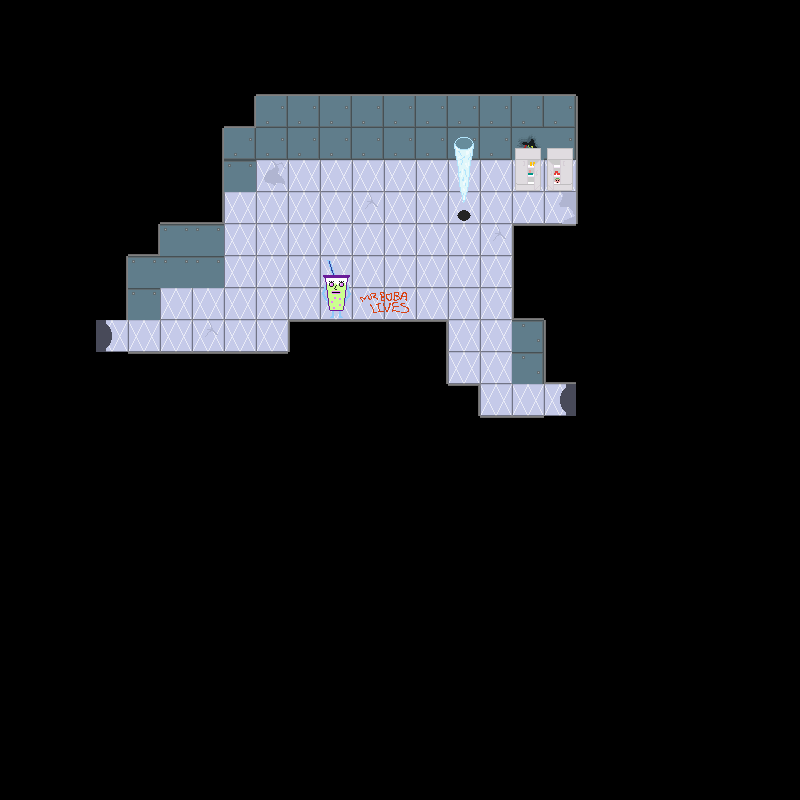

Rendered tile map (Tiled .tmx) drawn with the repository's tilesets; below, a short description and the full map source, tile grids included:
An orthogonal 25x25 tile map with 32x32 px tiles, 5 tile layers (backgroundLayer, wallLayer, objectLayer, objectAboveLayer, ...), 2 tilesets and 2 objects.

<map version="1.2" tiledversion="1.2.3" orientation="orthogonal" renderorder="right-down" width="25" height="25" tilewidth="32" tileheight="32" infinite="0" nextlayerid="7" nextobjectid="3">
 <tileset firstgid="1" name="f2tiles" tilewidth="32" tileheight="32" tilecount="56" columns="8">
  <image source="../../assets/Floor 2/f2spritesheet.png" width="256" height="224" />
 </tileset>
 <tileset firstgid="57" name="f2objs" tilewidth="32" tileheight="32" tilecount="16" columns="4">
  <image source="../../assets/Floor 2/objspritesheet.png" width="128" height="128" />
 </tileset>
 <layer id="1" name="backgroundLayer" width="25" height="25">
  <data encoding="csv">
1,1,1,1,1,1,1,1,1,1,1,1,1,1,1,1,1,1,1,1,1,1,1,1,1,
1,1,1,1,1,1,1,1,1,1,1,1,1,1,1,1,1,1,1,1,1,1,1,1,1,
1,1,1,1,1,1,1,1,1,1,1,1,1,1,1,1,1,1,1,1,1,1,1,1,1,
1,1,1,1,1,1,1,1,1,1,1,1,1,1,1,1,1,1,1,1,1,1,1,1,1,
1,1,1,1,1,1,1,1,1,1,1,1,1,1,1,1,1,1,1,1,1,1,1,1,1,
1,1,1,1,1,1,1,1,37,8,8,8,8,8,8,8,8,8,1,1,1,1,1,1,1,
1,1,1,1,1,1,1,8,8,8,8,51,8,8,8,8,8,35,1,1,1,1,1,1,1,
1,1,1,1,1,1,1,8,8,8,8,8,8,8,8,51,1,1,1,1,1,1,1,1,1,
1,1,1,1,1,1,1,8,8,8,8,8,8,8,8,8,1,1,1,1,1,1,1,1,1,
1,1,1,1,1,8,8,8,8,8,8,54,55,8,8,8,1,1,1,1,1,1,1,1,1,
1,1,1,14,8,8,51,8,8,1,1,1,1,1,8,8,1,1,1,1,1,1,1,1,1,
1,1,1,1,1,1,1,1,1,1,1,1,1,1,8,8,1,1,1,1,1,1,1,1,1,
1,1,1,1,1,1,1,1,1,1,1,1,1,1,1,8,8,15,1,1,1,1,1,1,1,
1,1,1,1,1,1,1,1,1,1,1,1,1,1,1,1,1,1,1,1,1,1,1,1,1,
1,1,1,1,1,1,1,1,1,1,1,1,1,1,1,1,1,1,1,1,1,1,1,1,1,
1,1,1,1,1,1,1,1,1,1,1,1,1,1,1,1,1,1,1,1,1,1,1,1,1,
1,1,1,1,1,1,1,1,1,1,1,1,1,1,1,1,1,1,1,1,1,1,1,1,1,
1,1,1,1,1,1,1,1,1,1,1,1,1,1,1,1,1,1,1,1,1,1,1,1,1,
1,1,1,1,1,1,1,1,1,1,1,1,1,1,1,1,1,1,1,1,1,1,1,1,1,
1,1,1,1,1,1,1,1,1,1,1,1,1,1,1,1,1,1,1,1,1,1,1,1,1,
1,1,1,1,1,1,1,1,1,1,1,1,1,1,1,1,1,1,1,1,1,1,1,1,1,
1,1,1,1,1,1,1,1,1,1,1,1,1,1,1,1,1,1,1,1,1,1,1,1,1,
1,1,1,1,1,1,1,1,1,1,1,1,1,1,1,1,1,1,1,1,1,1,1,1,1,
1,1,1,1,1,1,1,1,1,1,1,1,1,1,1,1,1,1,1,1,1,1,1,1,1,
1,1,1,1,1,1,1,1,1,1,1,1,1,1,1,1,1,1,1,1,1,1,1,1,1
</data>
 </layer>
 <layer id="2" name="wallLayer" width="25" height="25">
  <data encoding="csv">
0,0,0,0,0,0,0,0,0,0,0,0,0,0,0,0,0,0,0,0,0,0,0,0,0,
0,0,0,0,0,0,0,0,0,0,0,0,0,0,0,0,0,0,0,0,0,0,0,0,0,
0,0,0,0,0,0,0,0,7,7,7,7,7,7,7,7,7,7,0,0,0,0,0,0,0,
0,0,0,0,0,0,0,4,31,31,31,31,31,31,31,31,31,31,6,0,0,0,0,0,0,
0,0,0,0,0,0,5,31,31,31,31,31,31,31,31,31,20,31,6,0,0,0,0,0,0,
0,0,0,0,0,0,5,27,0,0,0,0,0,0,0,0,0,0,6,0,0,0,0,0,0,
0,0,0,0,0,7,4,0,0,0,0,0,0,0,0,0,0,0,6,0,0,0,0,0,0,
0,0,0,0,4,27,27,0,0,0,0,0,0,0,0,0,9,2,1,0,0,0,0,0,0,
0,0,0,5,27,27,27,0,0,0,0,0,0,0,0,0,6,0,0,0,0,0,0,0,0,
0,0,1,5,27,0,0,0,0,0,0,0,0,0,0,0,3,0,0,0,0,0,0,0,0,
0,0,1,0,0,0,0,0,0,9,2,2,2,10,0,0,29,6,0,0,0,0,0,0,0,
0,0,1,1,2,2,2,2,2,1,0,0,0,5,0,0,29,3,1,0,0,0,0,0,0,
0,0,0,0,0,0,0,0,0,0,0,0,0,1,10,0,0,0,1,0,0,0,0,0,0,
0,0,0,0,0,0,0,0,0,0,0,0,0,0,1,2,2,1,1,0,0,0,0,0,0,
0,0,0,0,0,0,0,0,0,0,0,0,0,0,0,0,0,0,0,0,0,0,0,0,0,
0,0,0,0,0,0,0,0,0,0,0,0,0,0,0,0,0,0,0,0,0,0,0,0,0,
0,0,0,0,0,0,0,0,0,0,0,0,0,0,0,0,0,0,0,0,0,0,0,0,0,
0,0,0,0,0,0,0,0,0,0,0,0,0,0,0,0,0,0,0,0,0,0,0,0,0,
0,0,0,0,0,0,0,0,0,0,0,0,0,0,0,0,0,0,0,0,0,0,0,0,0,
0,0,0,0,0,0,0,0,0,0,0,0,0,0,0,0,0,0,0,0,0,0,0,0,0,
0,0,0,0,0,0,0,0,0,0,0,0,0,0,0,0,0,0,0,0,0,0,0,0,0,
0,0,0,0,0,0,0,0,0,0,0,0,0,0,0,0,0,0,0,0,0,0,0,0,0,
0,0,0,0,0,0,0,0,0,0,0,0,0,0,0,0,0,0,0,0,0,0,0,0,0,
0,0,0,0,0,0,0,0,0,0,0,0,0,0,0,0,0,0,0,0,0,0,0,0,0,
0,0,0,0,0,0,0,0,0,0,0,0,0,0,0,0,0,0,0,0,0,0,0,0,0
</data>
 </layer>
 <layer id="3" name="objectLayer" width="25" height="25">
  <data encoding="csv">
0,0,0,0,0,0,0,0,0,0,0,0,0,0,0,0,0,0,0,0,0,0,0,0,0,
0,0,0,0,0,0,0,0,0,0,0,0,0,0,0,0,0,0,0,0,0,0,0,0,0,
0,0,0,0,0,0,0,0,0,0,0,0,0,0,0,0,0,0,0,0,0,0,0,0,0,
0,0,0,0,0,0,0,0,0,0,0,0,0,0,0,0,0,0,0,0,0,0,0,0,0,
0,0,0,0,0,0,0,0,0,0,0,0,0,0,0,0,0,0,0,0,0,0,0,0,0,
0,0,0,0,0,0,0,0,0,0,0,0,0,0,0,0,66,2147483715,0,0,0,0,0,0,0,
0,0,0,0,0,0,0,0,0,0,0,0,0,0,64,0,0,0,0,0,0,0,0,0,0,
0,0,0,0,0,0,0,0,0,0,0,0,0,0,0,0,0,0,0,0,0,0,0,0,0,
0,0,0,0,0,0,0,0,0,0,0,0,0,0,0,0,0,0,0,0,0,0,0,0,0,
0,0,0,0,0,0,0,0,0,0,61,0,0,0,0,0,0,0,0,0,0,0,0,0,0,
0,0,0,0,0,0,0,0,0,0,0,0,0,0,0,0,0,0,0,0,0,0,0,0,0,
0,0,0,0,0,0,0,0,0,0,0,0,0,0,0,0,0,0,0,0,0,0,0,0,0,
0,0,0,0,0,0,0,0,0,0,0,0,0,0,0,0,0,0,0,0,0,0,0,0,0,
0,0,0,0,0,0,0,0,0,0,0,0,0,0,0,0,0,0,0,0,0,0,0,0,0,
0,0,0,0,0,0,0,0,0,0,0,0,0,0,0,0,0,0,0,0,0,0,0,0,0,
0,0,0,0,0,0,0,0,0,0,0,0,0,0,0,0,0,0,0,0,0,0,0,0,0,
0,0,0,0,0,0,0,0,0,0,0,0,0,0,0,0,0,0,0,0,0,0,0,0,0,
0,0,0,0,0,0,0,0,0,0,0,0,0,0,0,0,0,0,0,0,0,0,0,0,0,
0,0,0,0,0,0,0,0,0,0,0,0,0,0,0,0,0,0,0,0,0,0,0,0,0,
0,0,0,0,0,0,0,0,0,0,0,0,0,0,0,0,0,0,0,0,0,0,0,0,0,
0,0,0,0,0,0,0,0,0,0,0,0,0,0,0,0,0,0,0,0,0,0,0,0,0,
0,0,0,0,0,0,0,0,0,0,0,0,0,0,0,0,0,0,0,0,0,0,0,0,0,
0,0,0,0,0,0,0,0,0,0,0,0,0,0,0,0,0,0,0,0,0,0,0,0,0,
0,0,0,0,0,0,0,0,0,0,0,0,0,0,0,0,0,0,0,0,0,0,0,0,0,
0,0,0,0,0,0,0,0,0,0,0,0,0,0,0,0,0,0,0,0,0,0,0,0,0
</data>
 </layer>
 <layer id="4" name="objectAboveLayer" width="25" height="25">
  <data encoding="csv">
0,0,0,0,0,0,0,0,0,0,0,0,0,0,0,0,0,0,0,0,0,0,0,0,0,
0,0,0,0,0,0,0,0,0,0,0,0,0,0,0,0,0,0,0,0,0,0,0,0,0,
0,0,0,0,0,0,0,0,0,0,0,0,0,0,0,0,0,0,0,0,0,0,0,0,0,
0,0,0,0,0,0,0,0,0,0,0,0,0,0,0,0,0,0,0,0,0,0,0,0,0,
0,0,0,0,0,0,0,0,0,0,0,0,0,0,59,0,63,63,0,0,0,0,0,0,0,
0,0,0,0,0,0,0,0,0,0,0,0,0,0,60,0,0,0,0,0,0,0,0,0,0,
0,0,0,0,0,0,0,0,0,0,0,0,0,0,0,0,0,0,0,0,0,0,0,0,0,
0,0,0,0,0,0,0,0,0,0,0,0,0,0,0,0,0,0,0,0,0,0,0,0,0,
0,0,0,0,0,0,0,0,0,0,62,0,0,0,0,0,0,0,0,0,0,0,0,0,0,
0,0,0,0,0,0,0,0,0,0,0,0,0,0,0,0,0,0,0,0,0,0,0,0,0,
0,0,0,0,0,0,0,0,0,0,0,0,0,0,0,0,0,0,0,0,0,0,0,0,0,
0,0,0,0,0,0,0,0,0,0,0,0,0,0,0,0,0,0,0,0,0,0,0,0,0,
0,0,0,0,0,0,0,0,0,0,0,0,0,0,0,0,0,0,0,0,0,0,0,0,0,
0,0,0,0,0,0,0,0,0,0,0,0,0,0,0,0,0,0,0,0,0,0,0,0,0,
0,0,0,0,0,0,0,0,0,0,0,0,0,0,0,0,0,0,0,0,0,0,0,0,0,
0,0,0,0,0,0,0,0,0,0,0,0,0,0,0,0,0,0,0,0,0,0,0,0,0,
0,0,0,0,0,0,0,0,0,0,0,0,0,0,0,0,0,0,0,0,0,0,0,0,0,
0,0,0,0,0,0,0,0,0,0,0,0,0,0,0,0,0,0,0,0,0,0,0,0,0,
0,0,0,0,0,0,0,0,0,0,0,0,0,0,0,0,0,0,0,0,0,0,0,0,0,
0,0,0,0,0,0,0,0,0,0,0,0,0,0,0,0,0,0,0,0,0,0,0,0,0,
0,0,0,0,0,0,0,0,0,0,0,0,0,0,0,0,0,0,0,0,0,0,0,0,0,
0,0,0,0,0,0,0,0,0,0,0,0,0,0,0,0,0,0,0,0,0,0,0,0,0,
0,0,0,0,0,0,0,0,0,0,0,0,0,0,0,0,0,0,0,0,0,0,0,0,0,
0,0,0,0,0,0,0,0,0,0,0,0,0,0,0,0,0,0,0,0,0,0,0,0,0,
0,0,0,0,0,0,0,0,0,0,0,0,0,0,0,0,0,0,0,0,0,0,0,0,0
</data>
 </layer>
 <objectgroup id="6" name="doorLayer">
  <object id="1" gid="16" x="96" y="352" width="32" height="32">
   <properties>
    <property name="door" value="left" />
   </properties>
  </object>
  <object id="2" gid="16" x="544" y="416" width="32" height="32">
   <properties>
    <property name="door" value="right" />
   </properties>
  </object>
 </objectgroup>
 <layer id="5" name="aboveLayer" width="25" height="25">
  <data encoding="csv">
0,0,0,0,0,0,0,0,0,0,0,0,0,0,0,0,0,0,0,0,0,0,0,0,0,
0,0,0,0,0,0,0,0,0,0,0,0,0,0,0,0,0,0,0,0,0,0,0,0,0,
0,0,0,0,0,0,0,0,0,0,0,0,0,0,0,0,0,0,0,0,0,0,0,0,0,
0,0,0,0,0,0,0,0,0,0,0,0,0,0,0,0,0,0,0,0,0,0,0,0,0,
0,0,0,0,0,0,0,0,0,0,0,0,0,0,0,0,0,0,0,0,0,0,0,0,0,
0,0,0,0,0,0,0,0,0,0,0,0,0,0,0,0,0,0,0,0,0,0,0,0,0,
0,0,0,0,0,0,0,0,0,0,0,0,0,0,0,0,0,0,0,0,0,0,0,0,0,
0,0,0,0,0,0,0,0,0,0,0,0,0,0,0,0,0,0,0,0,0,0,0,0,0,
0,0,0,0,0,0,0,0,0,0,0,0,0,0,0,0,0,0,0,0,0,0,0,0,0,
0,0,0,0,0,0,0,0,0,0,0,0,0,0,0,0,0,0,0,0,0,0,0,0,0,
0,0,0,0,0,0,0,0,0,0,0,0,0,0,0,0,0,0,0,0,0,0,0,0,0,
0,0,0,0,0,0,0,0,0,0,0,0,0,0,0,0,0,0,0,0,0,0,0,0,0,
0,0,0,0,0,0,0,0,0,0,0,0,0,0,0,0,0,0,0,0,0,0,0,0,0,
0,0,0,0,0,0,0,0,0,0,0,0,0,0,0,0,0,0,0,0,0,0,0,0,0,
0,0,0,0,0,0,0,0,0,0,0,0,0,0,0,0,0,0,0,0,0,0,0,0,0,
0,0,0,0,0,0,0,0,0,0,0,0,0,0,0,0,0,0,0,0,0,0,0,0,0,
0,0,0,0,0,0,0,0,0,0,0,0,0,0,0,0,0,0,0,0,0,0,0,0,0,
0,0,0,0,0,0,0,0,0,0,0,0,0,0,0,0,0,0,0,0,0,0,0,0,0,
0,0,0,0,0,0,0,0,0,0,0,0,0,0,0,0,0,0,0,0,0,0,0,0,0,
0,0,0,0,0,0,0,0,0,0,0,0,0,0,0,0,0,0,0,0,0,0,0,0,0,
0,0,0,0,0,0,0,0,0,0,0,0,0,0,0,0,0,0,0,0,0,0,0,0,0,
0,0,0,0,0,0,0,0,0,0,0,0,0,0,0,0,0,0,0,0,0,0,0,0,0,
0,0,0,0,0,0,0,0,0,0,0,0,0,0,0,0,0,0,0,0,0,0,0,0,0,
0,0,0,0,0,0,0,0,0,0,0,0,0,0,0,0,0,0,0,0,0,0,0,0,0,
0,0,0,0,0,0,0,0,0,0,0,0,0,0,0,0,0,0,0,0,0,0,0,0,0
</data>
 </layer>
</map>
